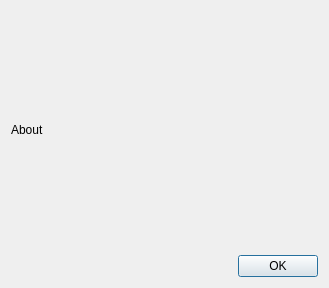
<?xml version="1.0" encoding="UTF-8"?>
<ui version="4.0">
 <class>AboutDialog</class>
 <widget class="QDialog" name="AboutDialog">
  <property name="geometry">
   <rect>
    <x>0</x>
    <y>0</y>
    <width>329</width>
    <height>288</height>
   </rect>
  </property>
  <property name="windowTitle">
   <string>About</string>
  </property>
  <property name="sizeGripEnabled">
   <bool>false</bool>
  </property>
  <property name="modal">
   <bool>true</bool>
  </property>
  <layout class="QVBoxLayout" name="verticalLayout">
   <item>
    <widget class="QLabel" name="label">
     <property name="text">
      <string>About</string>
     </property>
    </widget>
   </item>
   <item>
    <widget class="QDialogButtonBox" name="buttonBox">
     <property name="orientation">
      <enum>Qt::Horizontal</enum>
     </property>
     <property name="standardButtons">
      <set>QDialogButtonBox::Ok</set>
     </property>
    </widget>
   </item>
  </layout>
 </widget>
 <resources/>
 <connections>
  <connection>
   <sender>buttonBox</sender>
   <signal>accepted()</signal>
   <receiver>AboutDialog</receiver>
   <slot>accept()</slot>
   <hints>
    <hint type="sourcelabel">
     <x>248</x>
     <y>254</y>
    </hint>
    <hint type="destinationlabel">
     <x>157</x>
     <y>274</y>
    </hint>
   </hints>
  </connection>
 </connections>
</ui>
